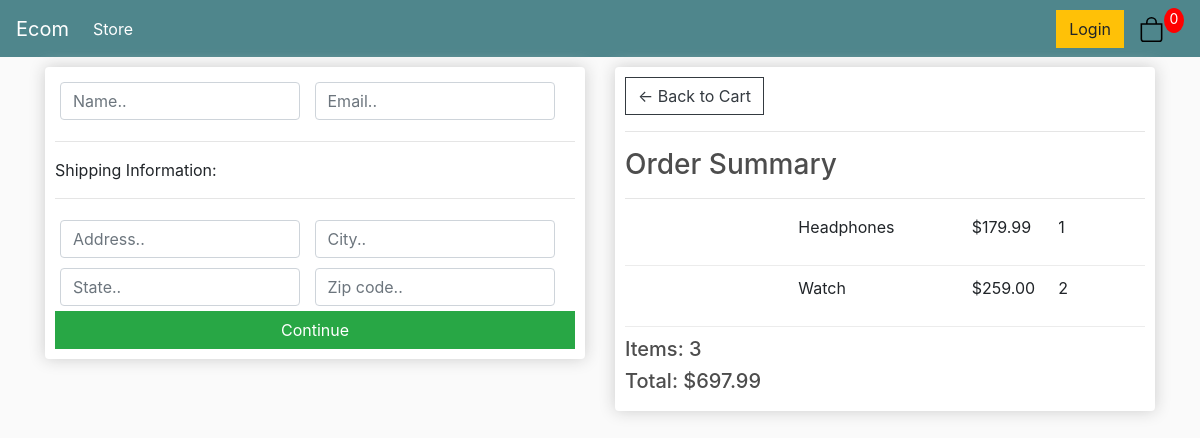
Screenshot of /checkout/ (signed in) with the database file from the repository.
### store/models.py (models this page shows, shortened)
class OrderItem(models.Model):
    product = models.ForeignKey(Product, on_delete=models.SET_NULL, blank=True, null=True)
    order = models.ForeignKey(Order, on_delete=models.SET_NULL, blank="True", null="True")
    quantity = models.IntegerField(default=0, null=True, blank=True)
    date_added = models.DateTimeField(auto_now_add=True)
    @property
    def get_total(self):
        total = self.product.price * self.quantity
        return total

class Product(models.Model):
    name = models.CharField(max_length=200, null=True)
    price = models.FloatField()
    digital = models.BooleanField(default=False, null=True, blank=False)
    image   = models.ImageField(null=True, blank=True)

class Order(models.Model):
    Customer = models.ForeignKey(Customer, on_delete=models.SET_NULL, null=True, blank=True)
    date_ordered = models.DateTimeField(auto_now_add=True)
    complate =  models.BooleanField(default=False)
    transaction_id = models.CharField(max_length=100, null=True)
    @property
    def get_cart_total(self):
        orderitems = self.orderitem_set.all()
        total = sum([item.get_total for item in orderitems])
        return total
    @property
    def get_cart_items(self):
        orderitems = self.orderitem_set.all()
        total = sum([item.quantity for item in orderitems])
        return total

### store/views.py (the view)
# urls.py: path('checkout/', views.checkout, name='checkout'),
def checkout(request):
    if request.user.is_authenticated:
        customer = request.user.customer
        order, created = Order.objects.get_or_create(Customer=customer, complate=False)
        items = order.orderitem_set.all()
    else:
        items = []
        order = {'get_cart_total':0, 'get_cart_items':0}
    context = {'items': items, 'order':order }
    return render(request, 'store/Checkout.html', context)

### store/templates/store/Checkout.html (shortened to what this page needs)
{% extends 'store/Main.html' %}
{% load static%}
{% block content %}
<div class="row">
    <div class="col-lg-6">
        <div class="box-element" id="form-wrapper" >
            <form id="form">
                <div id="user-info">
                    <div class="form-field">
                        <input required class="form-control" type="text" name="name" placeholder="Name..">
                    </div>
                    <div class="form-field">
                        <input required class="form-control" type="email" name="email" placeholder="Email..">
                    </div>
                </div>
                <div id="shipping-info">
                    <hr>
						<p>Shipping Information:</p>
						<hr>
						<div class="form-field">
							<input class="form-control" type="text" name="address" placeholder="Address..">
						</div>
						<div class="form-field">
							<input class="form-control" type="text" name="city" placeholder="City..">
						</div>
						<div class="form-field">
							<input class="form-control" type="text" name="state" placeholder="State..">
						</div>
						<div class="form-field">
							<input class="form-control" type="text" name="zipcode" placeholder="Zip code..">
						</div>
                </div>
                <input id="form-button" class="btn btn-success btn-block" type="submit" value="Continue" >
            </form>
        </div>
    <br>
    </div>
    <div class="col-lg-6">
        <div class="box-element">
            <a  class="btn btn-outline-dark" href="{% url 'cart' %}">&#x2190; Back to Cart</a>
            <hr>
            <h3>Order Summary</h3>
            <hr>
            {% for item in items%}
            <div class="cart-row">
                <div style="flex:2"><img class="row-image" src="{{ item.product.imageURL }}"></div>
                <div style="flex:2"><p>{{ item.product.name}}</p></div>
                <div style="flex:1"><p>${{ item.product.price|floatformat:2}}</p></div>
                <div style="flex:1"><p>{{item.quantity}}</p></div>
            </div>
       {% endfor %}
            <h5>Items:   {{order.get_cart_items}}</h5>
            <h5>Total:   ${{order.get_cart_total|floatformat:2}}</h5>
        </div>
    </div>
    </div>
</div>
{% endblock %}

### static/css/main.css (style rules this page uses)
body { background-color: hsl(0, 0%, 98%); }
h1,h2,h3,h4,h5,h6 { color:hsl(0, 0%, 30%); }
.box-element { box-shadow:hsl(0, 0%, 80%) 0 0 16px; background-color: #fff; border-radius: 4px; padding: 10px; }
.col-lg-4, .col-lg-6, .col-lg-8, .col-lg-12 { margin-top: 10px; }
.btn { border-radius: 0; }
.form-field { width:250px; display: inline-block; padding: 5px; }
.cart-row { display: flex; align-items: flex-stretch; padding-bottom: 10px; margin-bottom: 10px; border-bottom: 1px solid #ececec; }

### rows the page displays
OrderItem: product.name "Headphones", product.price "179.99", quantity "1"
OrderItem: product.name "Watch", product.price "259.00", quantity "2"
Order: get_cart_items "3", get_cart_total "697.99"
